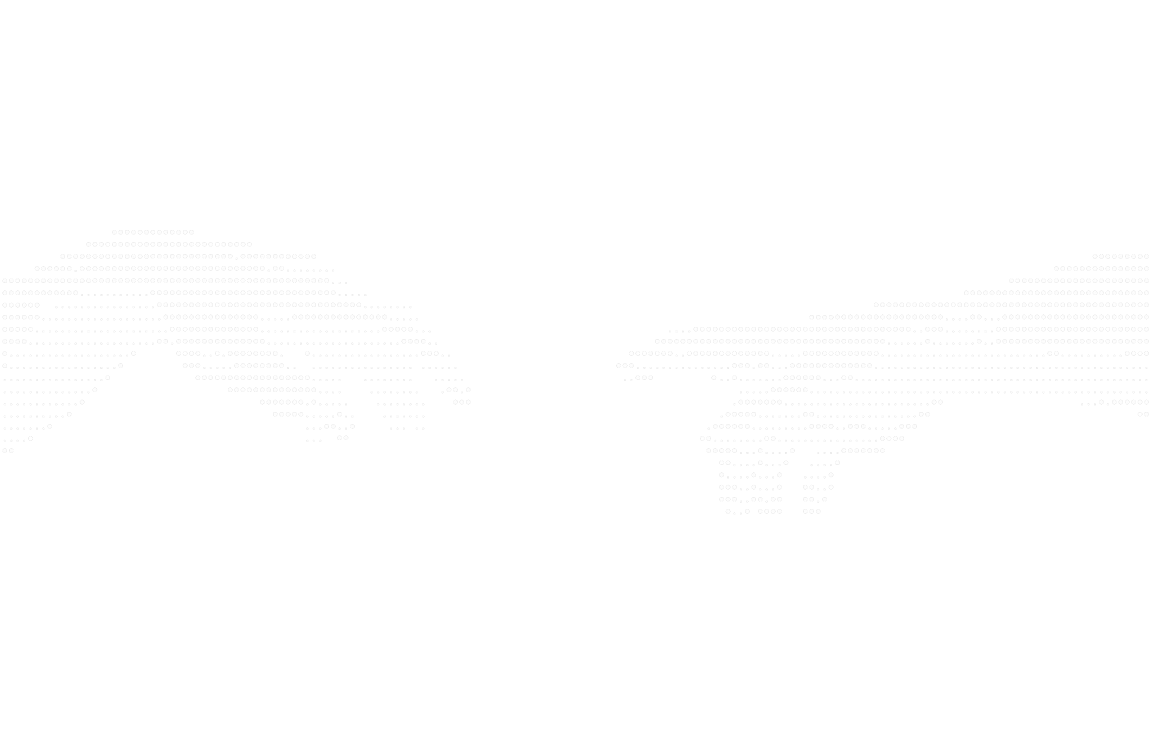
#> input picture verse.elixpo/CSS/IMAGES/connect.png, 3456 x 2234 px (shown at 1/3 size)
$ python media_ingest.py ../verse.elixpo/CSS/IMAGES/connect.png
#> lines starting #> are read from the running program, lines starting #| are printed output that depends on the picture
#!/usr/bin/env python3
"""Prepare and optionally transfer media into OreoOS.

Every path follows the same contract: detect -> convert -> validate the final
artifact -> check storage -> transfer. Source size is never used as a proxy for
stored size.

Examples:
  python3 tools/media_ingest.py photo.jpg
  python3 tools/media_ingest.py clip.mp4 --seconds 10 --to-board
  python3 tools/media_ingest.py notes.md --to-board --port /dev/ttyACM0
"""

import argparse
import shutil
import struct
import subprocess
import sys
import tempfile
import zlib
from pathlib import Path


ROOT = Path(__file__).resolve().parents[1]
DEFAULT_OUTPUT = ROOT / "dist" / "media"
DEFAULT_MEDIA_BUDGET = 5 * 1024 * 1024
DEFAULT_RESERVE = 256 * 1024
PHOTO_EXTS = {".png", ".jpg", ".jpeg", ".gif", ".webp", ".bmp"}
VIDEO_EXTS = {".mp4", ".mov", ".m4v", ".webm", ".avi", ".mkv"}
DOC_EXTS = {".md", ".txt"}


def human(size):
    return "%.2f MiB" % (size / (1024 * 1024)) if size >= 1024 * 1024 else "%.1f KiB" % (size / 1024)


def safe_stem(path):
    out = "".join(c if c.isalnum() or c in "-_" else "-" for c in path.stem)
    return out.strip("-")[:48] or "media"


def detect(path, forced=None):
    if forced:
        return forced
    ext = path.suffix.lower()
    if ext in PHOTO_EXTS:
        return "image"
    if ext in VIDEO_EXTS:
        return "video"
    if ext in DOC_EXTS:
        return "document"
    raise SystemExit("unsupported input type: %s" % ext)


def encode_image(source, output, max_dim):
#> called with max_dim = 240
    try:
        from PIL import Image
    except ImportError:
        raise SystemExit("Pillow is required for images: pip install Pillow")
    with Image.open(source) as image:
#> image is the input picture: PIL image 3456x2234 RGBA; mean R, G, B, A 254.3, 254.3, 254.3, 4.2
        image = image.convert("RGB")
#> image: PIL image 3456x2234 RGB
        scale = min(1.0, max_dim / max(image.size))
#> scale = 0.0694
        size = (max(1, round(image.width * scale)),
                max(1, round(image.height * scale)))
#> size = (240, 155)
        if size != image.size:
            image = image.resize(size, Image.Resampling.LANCZOS)
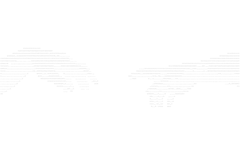
#> image: PIL image 240x155 RGB; min 238, max 255, mean 254.3
        raw = bytearray(image.width * image.height * 2)
        pos = 0
        for red, green, blue in image.getdata():
            pixel = ((red & 0xF8) << 8) | ((green & 0xFC) << 3) | (blue >> 3)
            raw[pos] = pixel >> 8
            raw[pos + 1] = pixel & 0xFF
            pos += 2
#> this loop made 37200 passes
#> pos on passes 1 to 3: 2, 4, 6
#> after the loop, pos = 74400
    packed = zlib.compress(raw, 6)
    output.write_bytes(b"R5Z\x01" + struct.pack("<HHI", image.width, image.height,
                                                len(raw)) + packed)


def encode_document(source, output):
    raw = source.read_bytes()
    try:
        raw.decode("utf-8")
    except UnicodeDecodeError as exc:
        raise SystemExit("documents must be UTF-8: %s" % exc)
    output.write_bytes(b"ODZ\x01" + struct.pack("<I", len(raw)) +
                       zlib.compress(raw, 9))


def encode_video(source, output, seconds, fps, width, height):
    sys.path.insert(0, str(Path(__file__).resolve().parent))
    from encode_video_benchmark import encode
    encode(source, output, seconds, fps, width, height, compressed=True)


def validate(path, kind):
    size = path.stat().st_size
    with path.open("rb") as stream:
        head = stream.read(12)
        if kind == "image":
            if len(head) != 12 or head[:4] != b"R5Z\x01":
                raise SystemExit("invalid compressed image")
            width, height, raw_len = struct.unpack("<HHI", head[4:12])
            if not (0 < width <= 320 and 0 < height <= 240 and
                    raw_len == width * height * 2):
                raise SystemExit("invalid compressed image dimensions")
            if len(zlib.decompress(stream.read())) != raw_len:
                raise SystemExit("compressed image payload is truncated")
        elif kind == "document":
            if len(head) < 8 or head[:4] != b"ODZ\x01":
                raise SystemExit("invalid compressed document")
            raw_len = struct.unpack("<I", head[4:8])[0]
            if len(zlib.decompress(head[8:] + stream.read())) != raw_len:
                raise SystemExit("compressed document payload is truncated")
        else:
            if len(head) != 12 or head[:4] != b"RV5\x06":
                raise SystemExit("invalid RV565 v6 video")
            width, height, fps, _, frames = struct.unpack("<HHBBH", head[4:])
            if not (0 < width <= 320 and 0 < height <= 240 and
                    0 < fps <= 30 and frames > 0):
                raise SystemExit("invalid RV565 v6 metadata")
            raw_len = width * height * 2
            for index in range(frames):
                packed_head = stream.read(4)
                if len(packed_head) != 4:
                    raise SystemExit("video frame %d is truncated" % index)
                packed_len = struct.unpack("<I", packed_head)[0]
                decoded = zlib.decompress(stream.read(packed_len))
                if len(decoded) != raw_len:
                    raise SystemExit("video frame %d has the wrong size" % index)
            if stream.read(1):
                raise SystemExit("video contains trailing data")
    return size


def board_free(port):
    code = "import os;s=os.statvfs('/');print('FREE=%d' % (s[1]*s[4]))"
    result = subprocess.run([sys.executable, "-m", "mpremote", "connect", port,
                             "exec", code], capture_output=True, text=True)
    if result.returncode:
        raise SystemExit("cannot query badge storage:\n%s" %
                         (result.stderr or result.stdout).strip())
    for line in result.stdout.splitlines():
        if line.startswith("FREE="):
            return int(line[5:])
    raise SystemExit("badge did not report free storage")


def transfer(path, kind, port):
    base = "apps/gallery/assets/optimized" if kind in ("image", "video") else "documents"
    remote = base + "/" + path.name
    mkdir = ("import os\n"
             "p='%s';c=''\n"
             "for x in p.split('/'):\n"
             " c=(c+'/'+x) if c else x\n"
             " try: os.mkdir(c)\n"
             " except OSError: pass" % base)
    subprocess.run([sys.executable, "-m", "mpremote", "connect", port,
                    "exec", mkdir], check=True)
    subprocess.run([sys.executable, "-m", "mpremote", "connect", port,
                    "fs", "cp", str(path), ":" + remote], check=True)
    return remote


def main():
    parser = argparse.ArgumentParser(description=__doc__)
    parser.add_argument("source", type=Path)
    parser.add_argument("--kind", choices=("image", "video", "document"))
    parser.add_argument("--output-dir", type=Path, default=DEFAULT_OUTPUT)
    parser.add_argument("--to-board", action="store_true")
    parser.add_argument("--port", default="/dev/ttyACM0")
    parser.add_argument("--media-budget", type=int, default=DEFAULT_MEDIA_BUDGET)
    parser.add_argument("--reserve", type=int, default=DEFAULT_RESERVE)
    parser.add_argument("--seconds", type=float, default=10.0)
    parser.add_argument("--fps", type=int, default=24)
    parser.add_argument("--width", type=int, default=180)
    parser.add_argument("--height", type=int, default=135)
    parser.add_argument("--photo-max", type=int, default=240)
    args = parser.parse_args()

    source = args.source.resolve()
    if not source.is_file():
        raise SystemExit("source not found: %s" % source)
    kind = detect(source, args.kind)
    suffix = ".rv565" if kind == "video" else (".rz565" if kind == "image" else source.suffix.lower() + "z")
    args.output_dir.mkdir(parents=True, exist_ok=True)
    final = args.output_dir / (safe_stem(source) + suffix)

    with tempfile.TemporaryDirectory(prefix="oreo-media-") as temp:
        staged = Path(temp) / final.name
        if kind == "video":
            encode_video(source, staged, args.seconds, args.fps,
                         args.width, args.height)
        elif kind == "image":
            encode_image(source, staged, args.photo_max)
        else:
            encode_document(source, staged)
        stored = validate(staged, kind)
        usable = args.media_budget - args.reserve
        if stored > usable:
            raise SystemExit("prepared %s needs %s; media budget after reserve is %s" %
                             (kind, human(stored), human(max(0, usable))))
        if args.to_board:
            free = board_free(args.port)
            if stored + args.reserve > free:
                raise SystemExit("badge has %s free; %s plus %s reserve will not fit" %
                                 (human(free), human(stored), human(args.reserve)))
        shutil.move(str(staged), final)

#> (the run stopped early here; a loop or call above may not have finished)
